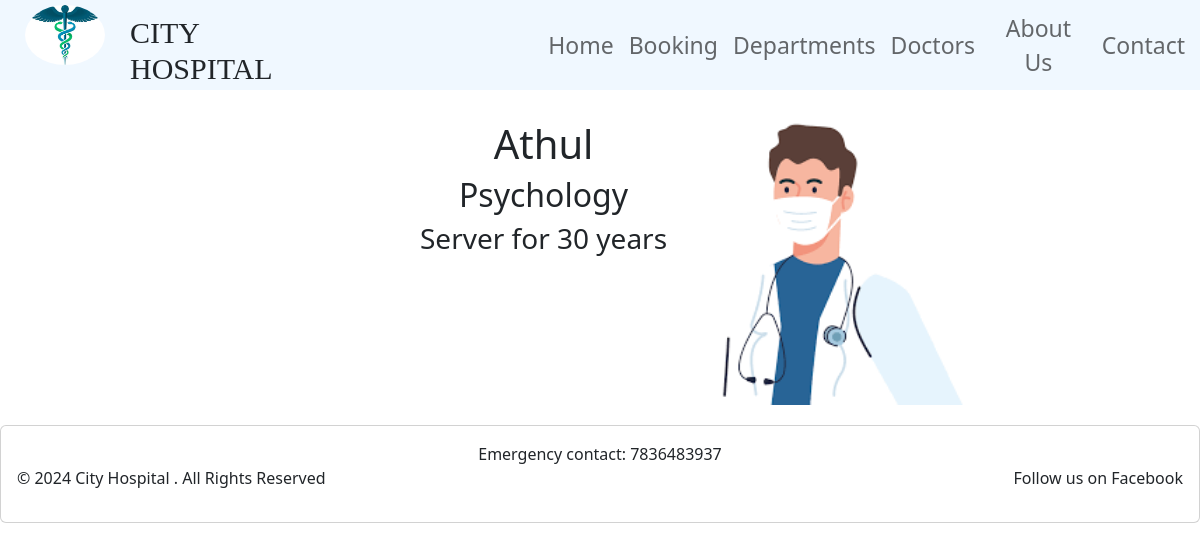
/docdetailview/1, run on the app's committed database.
### base/models.py (models this page shows, shortened)
class Doctors(models.Model):
    doc_name = models.CharField(max_length=50)
    doc_spec = models.TextField()
    doc_dep = models.ForeignKey(Departments,on_delete=models.CASCADE)
    doc_image = models.ImageField(upload_to='doctors',default='img.jpg')

class Departments(models.Model):
    dep_name=models.CharField(max_length=50)
    dep_description=models.TextField()
    def __str__(self) -> str:
        return self.dep_name

### base/views.py (the view)
# urls.py: path('docdetailview/<int:pk>',DocDetailView.as_view(),name='docdetailview')
class DocDetailView(DetailView):
   model = Doctors
   template_name = 'docdetail.html'
   context_object_name = 'doc'

### templates/docdetail.html
{% extends 'base.html' %}
{% block content %}
<div style="display: flex; text-align: center;margin-left: 35%;">
    <div style="padding-top: 30px; vertical-align: middle;" >
        <h1>{{doc.doc_name}}</h1>
        <h2>{{doc.doc_dep}}</h2>
        <h3>{{doc.doc_spec}}</h3>
      </div>
    <div>
        <img style="width: 140%;" src="../static/images/realdioc.png" alt="">
      </div>
</div>
{% endblock content %}

### data on the page
Doctors: doc_name "Athul", doc_dep "Psychology", doc_spec "Server for 30 years"
